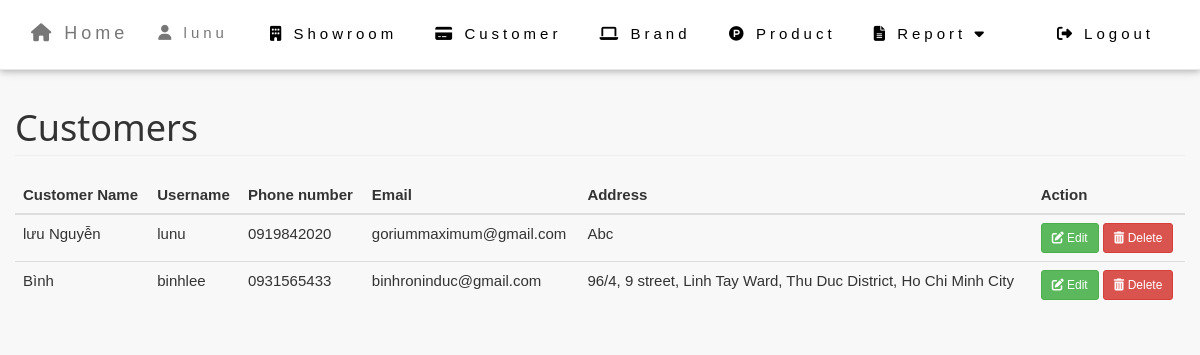
/admin/index.php?page=customer (signed in), run on the app's committed database.
### tables this page shows
CREATE TABLE `user` (
  `user_id` int unsigned NOT NULL AUTO_INCREMENT,
  `username` varchar(256) NOT NULL,
  `password` varchar(256) NOT NULL,
  `access` varchar(50) NOT NULL,
  PRIMARY KEY (`user_id`),
  UNIQUE KEY `username` (`username`)
);

CREATE TABLE `customer` (
  `user_id` int unsigned NOT NULL,
  `customer_name` varchar(256) NOT NULL,
  `phone_number` varchar(20) NOT NULL,
  `email` varchar(256) NOT NULL,
  `address` varchar(256) NOT NULL,
  PRIMARY KEY (`user_id`),
  CONSTRAINT `CUSTOMER_ibfk_1` FOREIGN KEY (`user_id`) REFERENCES `user` (`user_id`) ON DELETE CASCADE ON UPDATE CASCADE
);

### admin/session.php (called while the page is built, shortened)
<?php
include('../conn.php');
$sq = mysqli_query($conn, "select * from `USER` where user_id='" . $_SESSION['id'] . "'");
$srow = mysqli_fetch_array($sq);
$user = $srow['username'];

### admin/navbar.php (shortened to what this page needs)
<nav class="w3-top w3-white w3-wide w3-padding w3-card navbar navbar-default navbar-fixed-top" role="navigation" style="margin-bottom: 0">
    <div class="navbar-header">
        <a class="navbar-brand" href="home.html"><i class="fas fa-home"></i> Home</a>
    </div>
    <ul class=" nav navbar-nav">
        <li>
            <a href="#account" data-toggle="modal"><i class="fas fa-user"></i> <?php echo $user; ?></a>
        </li>
    </ul>
    <ul class="nav navbar-top-links navbar-right">
        <li id="showroom"><a href="showroom.html"><i class="fas fa-building"></i> Showroom</a></li>
        <li><a href="customer.html"><i class="fas fa-credit-card"></i> Customer</a></li>
        <li><a href="brand.html"><i class="fas fa-laptop"></i> Brand</a></li>
        <li><a href="product.html"><i class="fab fa-product-hunt"></i> Product</a></li>
        <li class="dropdown">
            <a class="dropdown-toggle report" data-toggle="dropdown" href="#">
            <i class="fas fa-file-alt"></i> Report <i class="fas fa-caret-down"></i>
            </a>
        </li>
        <li><a href='#logout' data-toggle="modal"><i class="fas fa-sign-out-alt"></i> Logout</a></li>
    </ul>
</nav>

### admin/customer.php (shortened to what this page needs)
<div class="row">
	<div class="col-lg-12">
		<h1 class="page-header">Customers</h1>
	</div>
</div>
<div class="row">
	<div class="col-lg-12">
	<table class="table table-borderless table-hover" id="cusTable">
            <thead class="table-dark">
				<tr>
					<th>Customer Name</th>
					<th>Username</th>
					<th>Phone number</th>
					<th>Email</th>
					<th>Address</th>
					<th>Action</th>
				</tr>
			</thead>
			<tbody>
				<?php
				$cq = mysqli_query($conn, "select * from customer join user on user.user_id=customer.user_id");
				while ($cqrow = mysqli_fetch_array($cq)) {
				?>
					<tr>
						<td><?php echo $cqrow['customer_name']; ?></td>
						<td><?php echo $cqrow['username']; ?></td>
						<td><?php echo $cqrow['phone_number']; ?></td>
						<td><?php echo $cqrow['email']; ?></td>
						<td><?php echo $cqrow['address']; ?></td>
						<td>
							<button class="btn btn-success btn-sm" data-toggle="modal" data-target="#edit_<?php echo $cqrow['user_id']; ?>"><i class="fas fa-edit"></i> Edit</button>
							<button class="btn btn-danger btn-sm" data-toggle="modal" data-target="#del_<?php echo $cqrow['user_id']; ?>"><i class="fas fa-trash-alt"></i> Delete</button>
						</td>
					</tr>
				<?php
				}
				?>
			</tbody>
		</table>
	</div>
</div>

### css/styles.css (style rules this page uses)
html { box-sizing: border-box }
*, *:before, *:after { box-sizing: inherit }
html { -ms-text-size-adjust: 100%; -webkit-text-size-adjust: 100%; text-size-adjust: 100% }
body { margin: 0; }
article, aside, details, figcaption, figure, footer, header, main, menu, nav, section { display: block }
a { background-color: transparent }
button, input, select, textarea, optgroup { font: inherit; margin: 0 }
button, input { overflow: visible }
button, select { text-transform: none }
button, [type=button], [type=reset], [type=submit] { -webkit-appearance: button }
html, body { font-family: Verdana, sans-serif; font-size: 15px; line-height: 1.5 }
html { overflow-x: hidden }
h1 { font-size: 36px; line-height: 1 }
h1, h2, h3, h4, h5, h6 { font-family: "Segoe UI", Arial, sans-serif; font-weight: 400; margin: 10px 0 }
.w3-wide { letter-spacing: 4px }
a { color: inherit; text-decoration: none; }
.report { min-width: 175px; }
.dropdown { position: relative; display: inline-block; }
.w3-top, .w3-bottom { position: sticky; width: 100%; z-index: 4 }
.w3-top { top: 0 }
.w3-card, .w3-card-2 { box-shadow: 0 2px 5px 0 rgba(0, 0, 0, 0.16), 0 2px 10px 0 rgba(0, 0, 0, 0.12) }
.w3-padding { padding: 8px 16px }
.w3-white, .w3-hover-white:hover { color: #000 !important; background-color: #fff !important }

### data on the page
user: username "lunu"
customer: customer_name "lưu Nguyễn", user_id.username "lunu", phone_number "0919842020", email "goriummaximum@gmail.com", address "Abc"
customer: customer_name "Bình", user_id.username "binhlee", phone_number "0931565433", email "binhroninduc@gmail.com", address "96/4, 9 street, Linh Tay Ward, Thu Duc District, Ho Chi Minh City"
